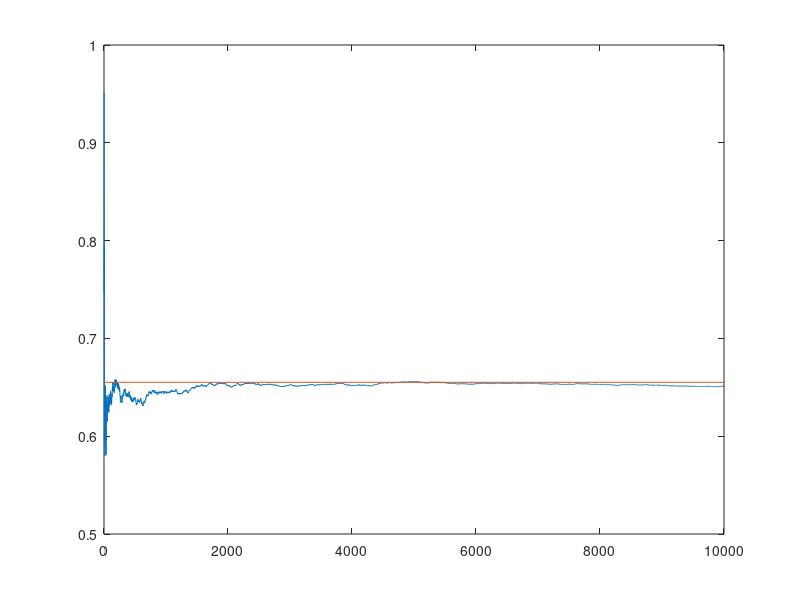
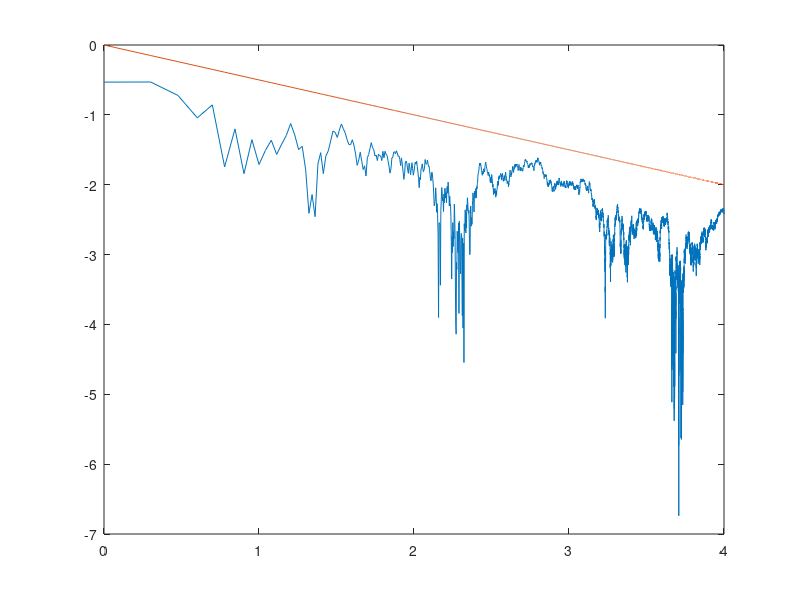
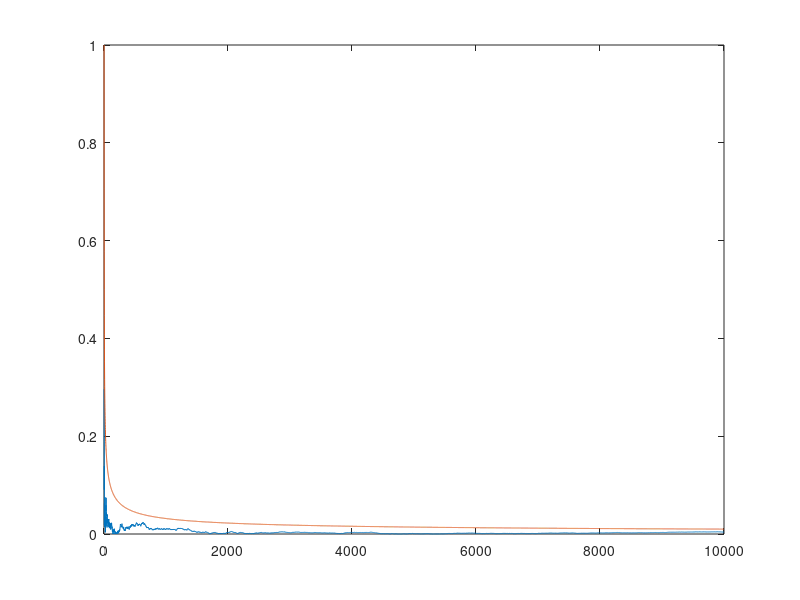

These figures' MATLAB source, in order:
function MC

% integrovana funkce
f = inline('abs(sin(pi^2.*((x-0.5).^2+(y-0.5).^2)))','x','y');
%f = inline('x+y','x','y');

kroku=10000;


vysl=zeros(kroku,1); % vysledky

tic
z=0;
for i=1:kroku
  r=rand(1,2);  % dve nahodna cisla v (0,1)
  value= f(r(1),r(2));  % vypocteme funkci ve dvou nahodnych bodech
  z=z+value;    % pricteme ke kumulovane hodnote
  vysl(i)=z/i;  % prumer (kumul. hodnota delena poctem kroku)
end
integral=z/kroku
toc


vysledek = 0.6551; % abs(sin)
%vysledek = 1;   % x+y

plot(1:kroku,vysl,[1 kroku],[vysledek vysledek])

figure
dat=abs(vysl-vysledek);
chyb=(((1:kroku)).^(-1/2));
x=log10(1:kroku);
plot(x,log10(dat),x,log10(chyb));

figure
x=1:kroku;
plot(x,dat,x,chyb);

